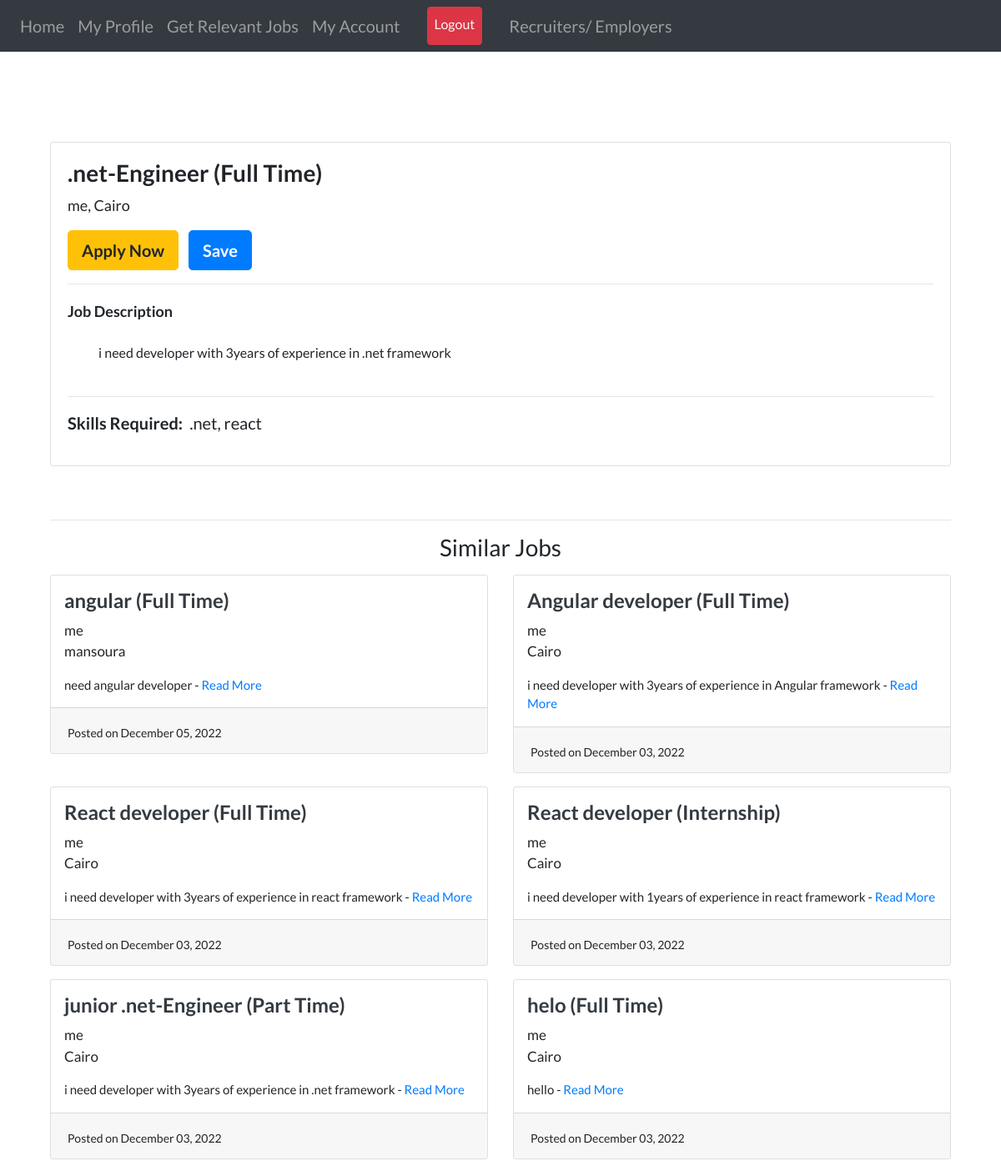
Screenshot of /job/net-engineer (signed in) with the database file from the repository.
### job/models.py (models this page shows, shortened)
class Job(models.Model):
    recruiter = models.ForeignKey(
        User, related_name='jobs', on_delete=models.CASCADE)
    title = models.CharField(max_length=255)
    company = models.CharField(max_length=200)
    location = models.CharField(max_length=255)
    description = models.TextField()
    skills_req = models.CharField(max_length=200)
    job_type = models.CharField(
        max_length=30, choices=CHOICES, default='Full Time', null=True)
    link = models.URLField(null=True, blank=True)
    slug = AutoSlugField(populate_from='title', unique=True, null= True)
    date_posted = models.DateTimeField(default=timezone.now)

### Candidates/views.py (the view)
# urls.py: path('job/<slug>', views.job_detail, name='job-detail'),
def job_detail(request, slug):
    job = get_object_or_404(Job, slug=slug)
    apply_button = 0
    save_button = 0
    profile = Profile.objects.filter(user=request.user).first()
    if AppliedJobs.objects.filter(user=request.user).filter(job=job).exists():
        apply_button = 1
    if SavedJobs.objects.filter(user=request.user).filter(job=job).exists():
        save_button = 1
    relevant_jobs = []
    jobs1 = Job.objects.filter(
        company__icontains=job.company).order_by('-date_posted')
    jobs2 = Job.objects.filter(
        job_type__icontains=job.job_type).order_by('-date_posted')
    jobs3 = Job.objects.filter(
        title__icontains=job.title).order_by('-date_posted')
    for i in jobs1:
        if len(relevant_jobs) > 5:
            break
        if i not in relevant_jobs and i != job:
            relevant_jobs.append(i)
    for i in jobs2:
        if len(relevant_jobs) > 5:
            break
        if i not in relevant_jobs and i != job:
            relevant_jobs.append(i)
    for i in jobs3:
        if len(relevant_jobs) > 5:
            break
        if i not in relevant_jobs and i != job:
            relevant_jobs.append(i)
    return render(request, 'candidates/job_detail.html', {'job': job, 'profile': profile, 'apply_button': apply_button, 'save_button': save_button, 'relevant_jobs': relevant_jobs, 'candidate_navbar': 1})

### Candidates/templates/candidates/job_detail.html
{% extends "users/layout.html" %} {% load static %} {% block content %}
<br /><br />
<div class="container">
  <div class="row">
    <div class="col-md-12">
      <div class="card card-signin my-5">
        <div class="card-body">
          <h3>
            <b>{{job.title}} ({{job.job_type}})</b>
          </h3>
          <p style="font-size: 18px">{{job.company}}, {{job.location}}</p>
          {% if job.link %}
          <a class="btn btn-warning btn-lg" href="{{job.link}}"
            ><b>Apply On Company's Website</b></a
          >
          {% else %} {% if not apply_button %}
          <a
            class="btn btn-warning btn-lg"
            href="{% url 'apply-job' job.slug %}"
            ><b>Apply Now</b></a
          >
           {% else %}
          <a class="btn btn-success btn-lg" href="{% url 'applied-jobs' %}"
            ><b>Applied!</b></a
          >
          {% endif %} {%endif%} {% if not save_button %}
          <a
            class="btn btn-primary btn-lg ml-2"
            href="{% url 'save-job' job.slug %}"
            ><b>Save</b></a
          >
          {% else %}
          <a
            class="btn btn-danger btn-lg ml-2"
            href="{% url 'remove-job' job.slug %}"
            ><b>Remove</b></a
          >
          {% endif %}
          <hr my-2 />
          <span style="font-size: 18px"><b>Job Description</b></span>
          <p style="white-space: pre-wrap; font-size: 16px">
            {{ job.description }}
          </p>
          <hr my-2 />
          <p><b class="mr-2">Skills Required:</b>{{job.skills_req}}</p>
        </div>
      </div>
    </div>
  </div>
  <hr my-1 />
  <h3 class="text-center">Similar Jobs</h3>
  <div class="row">
    {% for rel_job in relevant_jobs %}
    <div class="col-md-6">
      <div class="card card-signin my-2">
        <span class="ml-3 mt-3">
          <a href="{% url 'job-detail' rel_job.slug %}"
            ><h4 class="text-dark">
              <b>{{rel_job.title}} ({{rel_job.job_type}})</b>
            </h4></a
          >
          <p style="font-size: 17px">
            {{rel_job.company}}<br />{{rel_job.location}}
          </p>
          <p style="font-size: 15px">
            {{rel_job.description|truncatewords:30}} -
            <a href="{% url 'job-detail' rel_job.slug %}">Read More</a>
          </p>
        </span>
        <div class="card-footer">
          <span style="font-size: 14px"
            >Posted on {{rel_job.date_posted|date:"F d, Y"}}</span
          >
        </div>
      </div>
    </div>
    {% endfor %}
  </div>
</div>
{% endblock content %}

### users/templates/users/layout.html (style rules this page uses)
body { font-family: "Lato"; font-size: 20px; }

### rows the page displays
Job: title ".net-Engineer", job_type "Full Time", company "me", location "Cairo", description "i need developer with 3years of experience in .net framework", skills_req ".net, react"
Job: title "angular", job_type "Full Time", company "me", location "mansoura", description "need angular developer", date_posted "December 05, 2022"
Job: title "Angular developer", job_type "Full Time", company "me", location "Cairo", description "i need developer with 3years of experience in Angular framework", date_posted "December 03, 2022"
Job: title "React developer", job_type "Full Time", company "me", location "Cairo", description "i need developer with 3years of experience in react framework", date_posted "December 03, 2022"
Job: title "React developer", job_type "Internship", company "me", location "Cairo", description "i need developer with 1years of experience in react framework", date_posted "December 03, 2022"
Job: title "junior .net-Engineer", job_type "Part Time", company "me", location "Cairo", description "i need developer with 3years of experience in .net framework", date_posted "December 03, 2022"
Job: title "helo", job_type "Full Time", company "me", location "Cairo", description "hello", date_posted "December 03, 2022"
